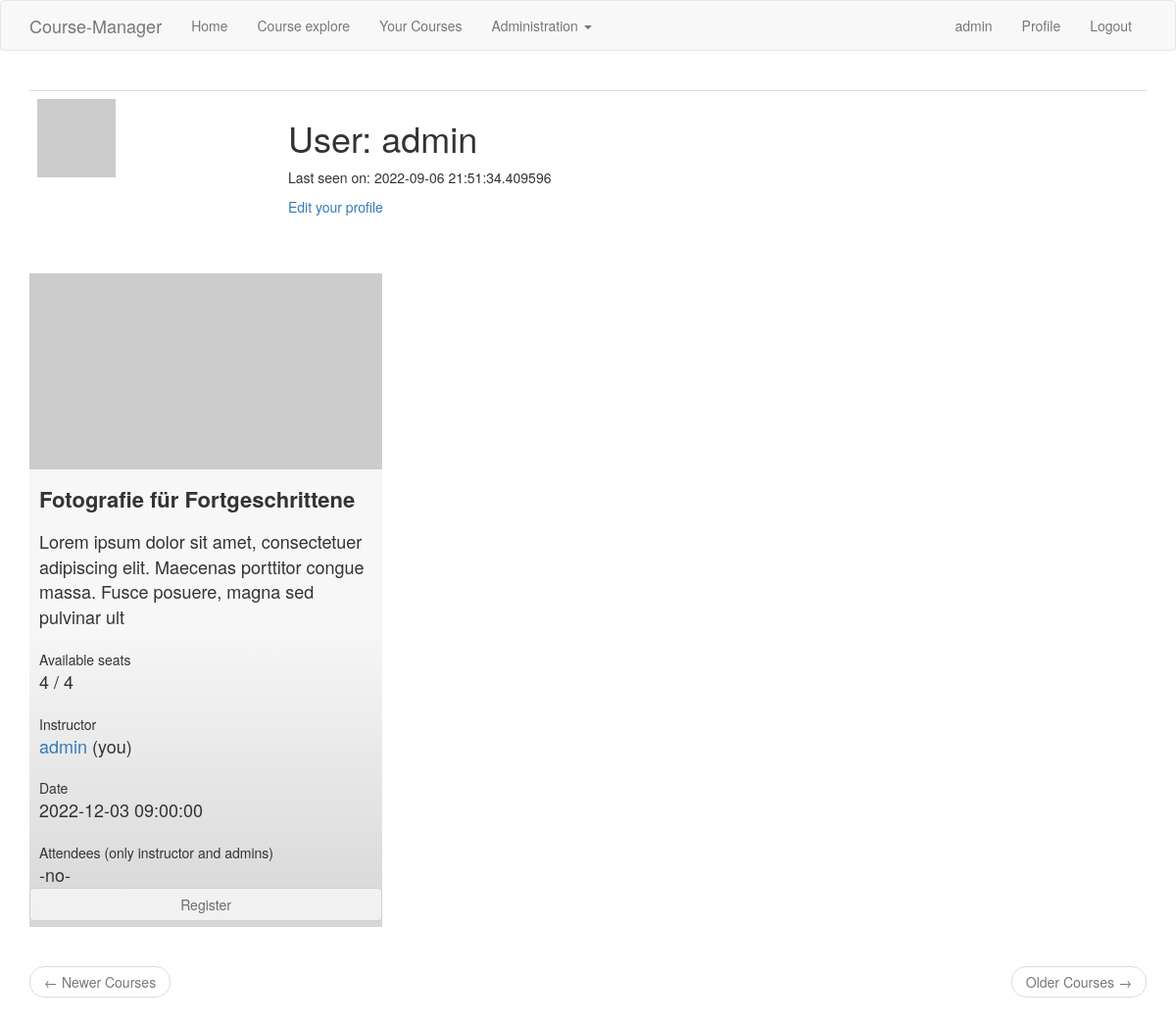
The app's page /user/admin (signed in) with its own data.
### app/models.py (models this page shows, shortened)
class User(UserMixin, db.Model):
    id = db.Column(db.Integer, primary_key=True)
    username = db.Column(db.String(64), index=True, unique=True)
    email = db.Column(db.String(120), index=True, unique=True)
    password_hash = db.Column(db.String(128))
    courses = db.relationship('Course', backref='instructor', lazy='dynamic')
    about_me = db.Column(db.String(140))
    last_seen = db.Column(db.DateTime, default=datetime.utcnow)
    name = db.Column(db.String(128))
    address = db.Column(db.String(128))
    postalcode = db.Column(db.Integer)
    city = db.Column(db.String(128))
    role = db.Column(db.String(128))
    def avatar(self, size):
        digest = md5(self.email.lower().encode('utf-8')).hexdigest()
        return 'https://www.gravatar.com/avatar/{}?d=identicon&s={}'.format(
            digest, size)
    def registrated_courses(self):
        self.course_attendees
        return self.course_attendees.order_by(Course.date.desc())

class Course(db.Model):
    id = db.Column(db.Integer, primary_key=True)
    title = db.Column(db.String(64))
    description = db.Column(db.String(128))
    seats = db.Column(db.Integer)
    date = db.Column(db.DateTime, default=datetime.utcnow)
    visible = db.Column(db.Integer)
    instructor_id = db.Column(db.Integer, db.ForeignKey('user.id'))
    registrated = db.relationship(
        'User', secondary=attendees,
        primaryjoin=(attendees.c.course_id == id),
        secondaryjoin=(attendees.c.attendee_id == User.id),
        backref=db.backref('course_attendees', lazy='dynamic'), lazy='dynamic')
    def available_seats(self):
        return self.seats - self.registrated.count()
    def is_registered(self, user):
        return self.registrated.filter(
            attendees.c.course_id == self.id).filter(attendees.c.attendee_id == user.id).count() > 0
    def avatar(self, size):
        digest = md5(self.title.encode('utf-8')).hexdigest()
        return 'https://www.gravatar.com/avatar/{}?d=identicon&s={}'.format(
            digest, size)

### app/routes.py (the view)
@app.route('/user/<username>')
@login_required
def user(username):
    user = User.query.filter_by(username=username).first_or_404()
    page = request.args.get('page', 1, type=int)
    courses = user.courses.order_by(Course.date.desc()).paginate(
        page, app.config['ITEMS_PER_PAGE'], False)
    next_url = url_for('user', username=user.username, page=courses.next_num) \
        if courses.has_next else None
    prev_url = url_for('user', username=user.username, page=courses.prev_num) \
        if courses.has_prev else None
    form = EmptyForm()
    return render_template('user.html', user=user, courses=courses.items,
                           next_url=next_url, prev_url=prev_url, form=form)

### app/forms.py
class EmptyForm(FlaskForm):
    submit = SubmitField('Submit')

### app/models.py (called while the page is built)
@login.user_loader
def load_user(id):
    return User.query.get(int(id))

### app/routes.py (called while the page is built)
@app.before_request
def before_request():
    if current_user.is_authenticated:
        current_user.last_seen = datetime.utcnow()
        db.session.commit()

### app/templates/user.html (shortened to what this page needs)
{% extends "base.html" %}
{% block app_content %}
    <table class="table table-hover mgFlexFullWidth">
        <tr>
            <td width="256px"><img src="{{ user.avatar(256) }}"></td>
            <td>
                <h1>User: {{ user.username }}</h1>
                {% if user.last_seen %}<p>Last seen on: {{ user.last_seen }}</p>{% endif %}
                {% if user == current_user %}
                <p><a href="{{ url_for('edit_profile') }}">Edit your profile</a></p>
                {% endif %}
            </td>
        </tr>
    </table>
    {% for course in courses %}
        {% include '_course.html' %}
    {% endfor %}
    <nav aria-label="..." class="mgFlexFullWidth">
        <ul class="pager">
            <li class="previous{% if not prev_url %} disabled{% endif %}">
                <a href="{{ prev_url or '#' }}">
                    <span aria-hidden="true">&larr;</span> Newer Courses
                </a>
            </li>
            <li class="next{% if not next_url %} disabled{% endif %}">
                <a href="{{ next_url or '#' }}">
                    Older Courses <span aria-hidden="true">&rarr;</span>
                </a>
            </li>
        </ul>
    </nav>
{% endblock %}

### app/templates/base.html (shortened to what this page needs)
{% extends 'bootstrap/base.html' %}
{% block head %}
    {{ super() }}
    <link href="{{ url_for('static', filename='css/main.css') }}" rel="stylesheet">
{% endblock %}
{% block navbar %}
    <nav class="navbar navbar-default">
        <div class="container">
            <div class="navbar-header">
                <a class="navbar-brand" href="{{ url_for('index') }}">Course-Manager</a>
            </div>
            <div class="collapse navbar-collapse" id="navbarCollapse">
                <ul class="nav navbar-nav">
                    <li><a href="{{ url_for('index') }}">Home</a></li>
                    {% if not current_user.is_anonymous %}
                    <li><a href="{{ url_for('courses') }}">Course explore</a></li>
                        {% if current_user.courses.count() > 0 %}
                        <li><a href="{{ url_for('instructed_courses') }}">Your Courses</a></li>
                        {% endif %}
                        {% if current_user.role == 'admin' %}
                        <li class="dropdown">
                            <a href="#" class="dropdown-toggle" data-toggle="dropdown" role="button" aria-haspopup="true" aria-expanded="false">Administration <span class="caret"></span></a>
                        </li>
                        {% endif %}
                    {% endif %}
                </ul>
                <ul class="nav navbar-nav navbar-right">
                    {% if current_user.is_anonymous %}
                    <li><a href="{{ url_for('login') }}">Login</a></li>
                    {% else %}
                        {% if current_user.role == 'admin' %}
                            <li><a>{{ current_user.role }}</a></li>
                        {% endif %}
                    <li><a href="{{ url_for('user', username=current_user.username) }}">Profile</a></li>
                    <li><a href="{{ url_for('logout') }}">Logout</a></li>
                    {% endif %}
                </ul>
            </div>
        </div>
    </nav>
{% endblock %}
{% block content %}
    <div class="container mgFlexBase">
        {% block app_content %}{% endblock %}
    </div>
{% endblock %}

### app/templates/_course.html (shortened to what this page needs)
    <div class="mgFlexItem">
        <div class="avatar">
            <img  src="{{ course.avatar(70) }}" />
        </div>
        <div class="title">{{ course.title }}</div>
            <div class="text">{{ course.description }}</div>
            <br>
            <div class="litleTitle">Available seats</div>
            <div class="text">{{ course.available_seats() }} / {{ course.seats }}</div>
            <br>
            <div class="litleTitle">Instructor</div>
            <div class="text">
                <a href="{{ url_for('user', username=course.instructor.username) }}">
                    {{ course.instructor.username }}
                </a>
                {% if course.instructor_id == current_user.id %}
                    (you)
                {% endif %}
            </div>
            <br>
            <div class="litleTitle">Date</div>
            <div class="text">
            {{ course.date }}
            {% if current_user.role == "admin" or course.instructor_id == current_user.id %}
            </div>
            <br>
            <div class="litleTitle">Attendees (only instructor and admins)</div>
            <div class="text">
                {% if course.registrated.count() == 0 %}
                <div>-no-</div>
                {% endif %}
            {% endif %}
            </div>
        <div style="display: flex; flex-direction: row;">
            {% if course.is_registered(current_user) %}
            <form action="{{ url_for('unregister_course', course_id=course.id) }}" method="post" style="width:100%;">
                {{ form.hidden_tag() }}
                {{ form.submit(value='Unregister', class_='btn btn-default', style='width:100%; margin-bottom: 6px;') }}
            </form>
            {% else %}
            <form action="{{ url_for('register_course', course_id=course.id) }}" method="post" style="width:100%;">
                {% if course.available_seats() <= 0 or course.instructor_id == current_user.id %}
                    {{ form.submit(value='Register', class_='btn btn-default', style='width:100%; margin-bottom: 6px;', disabled='true', title='there are no seats available or you are the instructor!') }}
                {% else %}
                    {{ form.submit(value='Register', class_='btn btn-default', style='width:100%; margin-bottom: 6px;') }}
                {% endif %}
           </form>
            {% endif %}
        </div>
    </div>

### app/static/css/main.css (style rules this page uses)
.mgFlexBase { display: flex; flex-wrap: wrap; gap: 20px; align-items: flex-start; }
.mgFlexItem { flex: 1 1; min-width: 300px; max-width: 460px; background: linear-gradient(0deg, rgb(214, 214, 214) 0%, rgb(247, 247, 247) 46%); display: flex; flex-direction: column; }
.mgFlexItem>div>img { height: 200px; width: 100%; object-fit: cover; }
.mgFlexFullWidth { flex: 1 100%; }
@media all and (min-width: 1200px) { .mgFlexItem { flex: 1 360px; min-width: 360px; max-width: 360px; } }
.title { font-size: 22px; margin-top: 15px; margin-bottom: 15px; padding: 0px 10px; font-weight: bold; }
.text { font-size: 18px; padding: 0px 10px; }
.litleTitle { padding: 0px 10px; }

### records on screen
User: role "admin", username "admin", last_seen "2022-09-06 21:51:34.409596"
Course: title "Fotografie für Fortgeschrittene", description "Lorem ipsum dolor sit amet, consectetuer adipiscing elit. Maecenas porttitor congue massa. Fusce posuere, magna sed pulvinar ult", available_seats "4", seats "4", instructor.username "admin", shows "(you)", date "2022-12-03 09:00:00"
